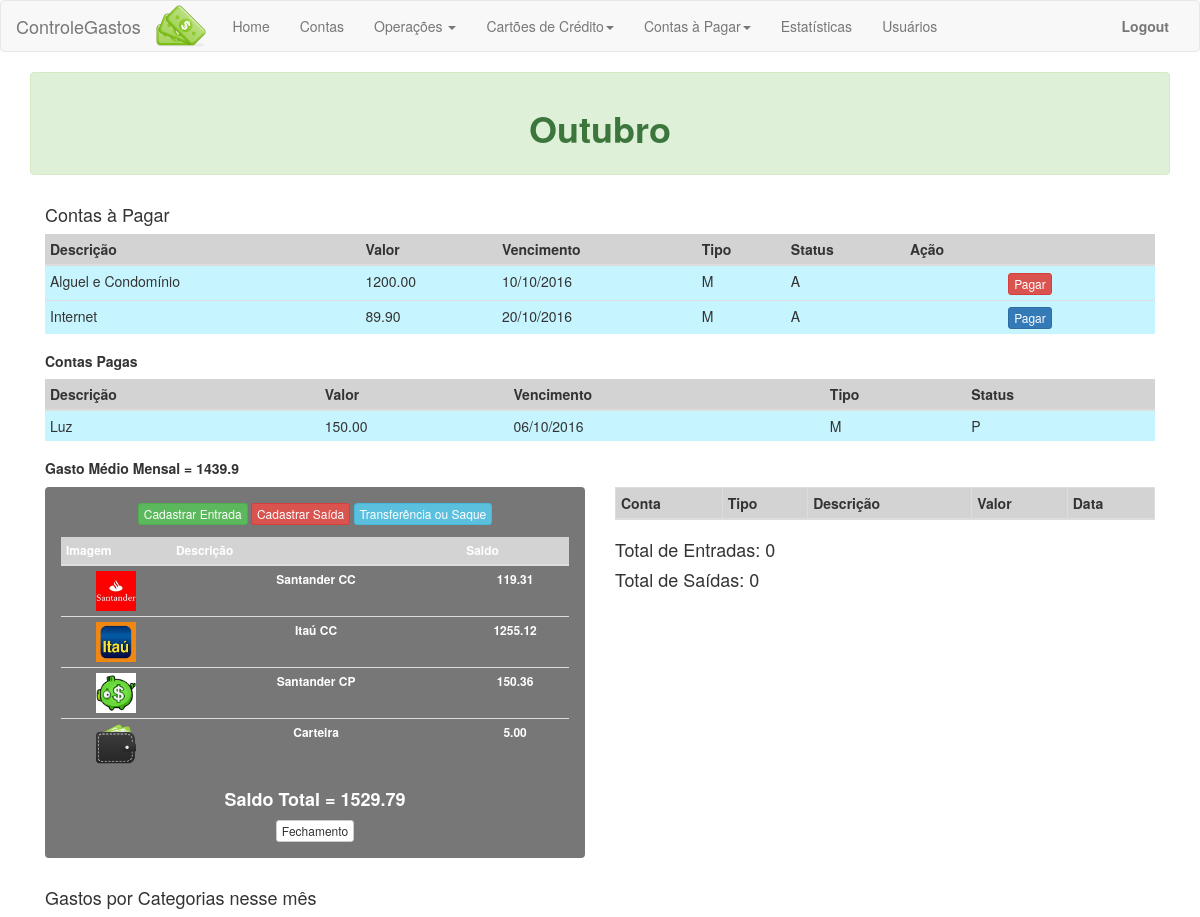
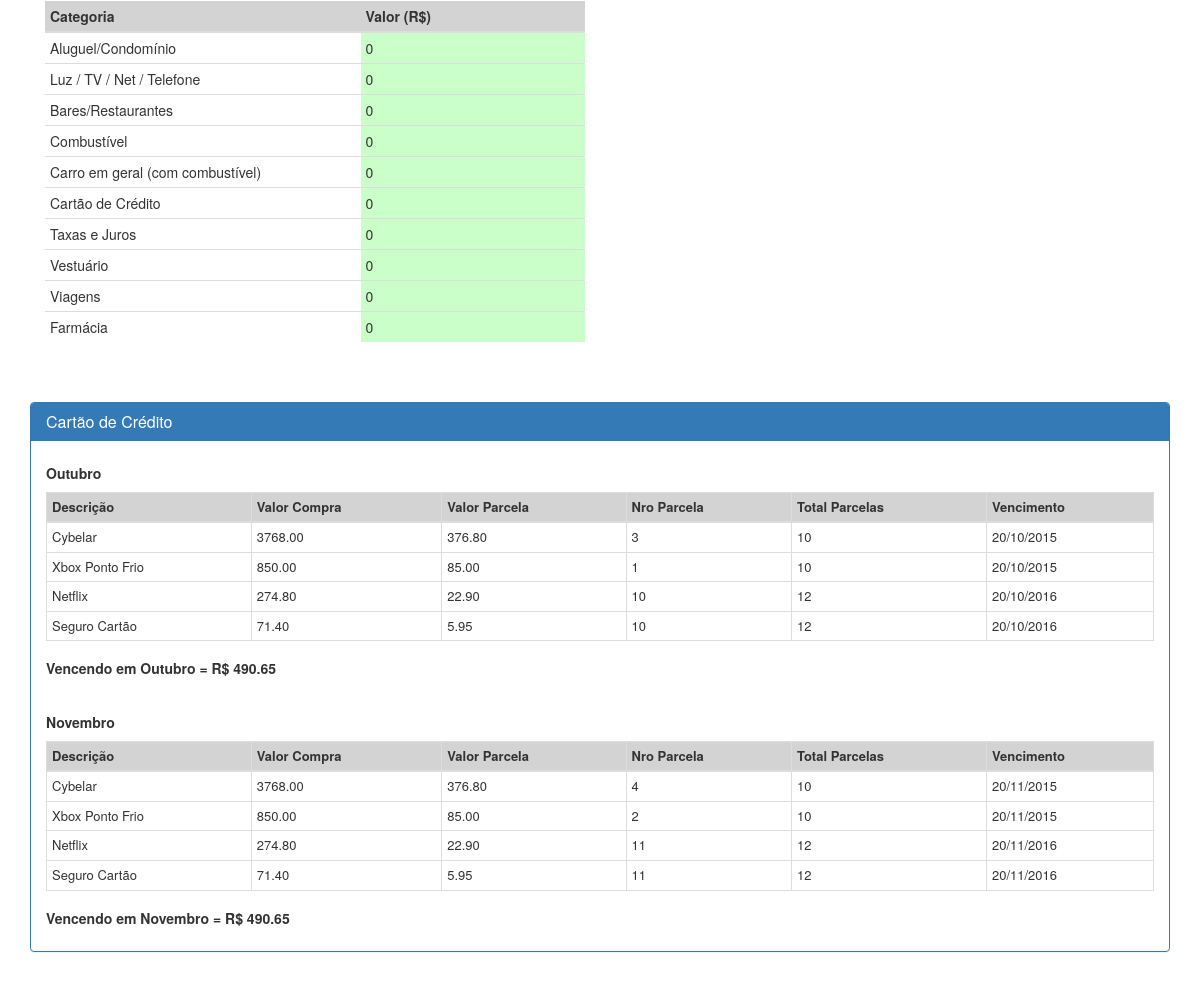
Screenshot of /index/index.php (signed in) with the database file from the repository (2 pictures, top to bottom).
### tables this page shows
CREATE TABLE IF NOT EXISTS `contas_a_pagar` (
  `idContaPagar` int(11) NOT NULL AUTO_INCREMENT,
  `descricao` varchar(100) NOT NULL,
  `valor` decimal(10,2) NOT NULL,
  `dataVencimento` date NOT NULL,
  `tipo` char(1) NOT NULL,
  `statusPgto` char(1) NOT NULL,
  PRIMARY KEY (`idContaPagar`)
);

CREATE TABLE IF NOT EXISTS `contas` (
  `idConta` int(11) NOT NULL AUTO_INCREMENT,
  `foto` varchar(100) NOT NULL,
  `descricao` varchar(100) NOT NULL,
  `saldo` decimal(10,2) NOT NULL,
  PRIMARY KEY (`idConta`)
);

CREATE TABLE IF NOT EXISTS `compras_cartao` (
  `idCompraCartao` int(11) NOT NULL AUTO_INCREMENT,
  `idCartao` int(11) NOT NULL,
  `idCategoria` int(11) NOT NULL,
  `descricao` varchar(100) NOT NULL,
  `valorTotal` decimal(10,2) NOT NULL,
  `parceladoEm` int(11) NOT NULL,
  `dataCompra` date NOT NULL,
  `nrodaParcela` int(11) NOT NULL,
  `valorParcela` decimal(10,2) NOT NULL,
  `vencParcela` date NOT NULL,
  PRIMARY KEY (`idCompraCartao`)
);

### util/mes_toString.php (called while the page is built)
<?php
function mes_toString($numero){
    if($numero==1){
        return 'Janeiro';
    }elseif ($numero==2) {
        return 'Fevereiro';
    }elseif ($numero==3) {
        return 'Março';
    }elseif ($numero==4) {
        return 'Abril';
    }elseif ($numero==5) {
        return 'Maio';
    }elseif ($numero==6) {
        return 'Junho';
    }elseif ($numero==7) {
        return 'Julho';
    }elseif ($numero==8) {
        return 'Agosto';
    }elseif ($numero==9) {
        return 'Setembro';
    }elseif ($numero==10) {
        return 'Outubro';
    }elseif ($numero==11) {
        return 'Novembro';
    }elseif ($numero==12) {
        return 'Dezembro';
    }else{
        echo 'Nenhum valor de mês retornado! em util/mes_toString';
    }
}
?>

### index/index.php (the view, shortened to what this page needs)
<?php
$datacorrente = date('Y-m-d');
$nroMescorrente = date('m');
include '../util/mes_toString.php';
$mescorrente = mes_toString($nroMescorrente);
?>
<!DOCTYPE html>
<html>
    <head>
        <link   href="../css/bootstrap.min.css" rel="stylesheet">
    </head>
    <?php include ('../layout/header.php'); ?>
    <body>
        <div class="container">
            <div align="center" class="alert alert-success"><h1><b><?php echo $mescorrente; ?></b></h1></div>
            <div class="container-fluid">
                <h4>Contas à Pagar</h4>
            <div>
                <table class="table table-condensed">
                  <thead bgcolor="#D3D3D3">
                    <tr>
                      <th>Descrição</th>
                      <th>Valor</th>
                      <th>Vencimento</th>
                      <th>Tipo</th>
                      <th>Status</th>
                      <th>Ação</th>
                    </tr>
                  </thead>
                  <tbody>
                   <?php
                   $totalMensalNP = 0;
                   $pdo_index = Database::connect();
                   $prepara = $pdo_index->prepare('SELECT * FROM contas_a_pagar where statusPgto="A" AND (MONTH(dataVencimento) = ? OR dataVencimento < ?) order by dataVencimento;');
                   $prepara->execute(array($nroMescorrente, $datacorrente));
                   while ( $row = $prepara->fetch()) {
                       if ($row['tipo']=='M'){echo "<tr bgcolor='#C7F5FF'>";
                       }else{echo "<tr bgcolor='#FDFFC7'>";}
                       echo '<td>'. $row['descricao'] . '</td>';
                       echo '<td>'. $row['valor'] . '</td>';
                       $totalMensalNP = $totalMensalNP + $row['valor'];
                       echo '<td>'. date("d/m/Y", strtotime($row['dataVencimento'])) . '</td>';
                       echo '<td>'. $row['tipo'] . '</td>';
                       echo '<td>'. $row['statusPgto'] . '</td>';
                       if($row['dataVencimento'] <= $datacorrente){
                            echo '<td width=250 align="center">';
                       echo '<a id="actionbtn" class="btn btn-danger btn-xs" href="../contas_pagar/pagar.php?id='.$row['idContaPagar'].'">Pagar</a>';
                       echo '</td>';
                       }else{
                            echo '<td width=250 align="center">';
                       echo '<a id="actionbtn" class="btn btn-primary btn-xs" href="../contas_pagar/pagar.php?id='.$row['idContaPagar'].'">Pagar</a>';
                       echo '</td>';
                       }
                       echo '</tr>';
                   }
                  ?>
                  </tbody>
            </table>
            <h5><b>Contas Pagas</b></h5>
            <table class="table table-condensed">
                  <thead bgcolor="#D3D3D3">
                    <tr>
                      <th>Descrição</th>
                      <th>Valor</th>
                      <th>Vencimento</th>
                      <th>Tipo</th>
                      <th>Status</th>
                    </tr>
                  </thead>
                  <tbody>
                   <?php
                   $totalMensalPG = 0;
                   $pdo_index = Database::connect();
                   $prepara = $pdo_index->prepare('SELECT * FROM contas_a_pagar where statusPgto="P" AND MONTH(dataVencimento) = ? order by dataVencimento;');
                   $prepara->execute(array($nroMescorrente));
                   while ( $row = $prepara->fetch()) {
                        if ($row['tipo']=='M'){echo "<tr bgcolor='#C7F5FF'>";
                        }else{echo "<tr bgcolor='#FDFFC7'>";}
                        echo '<td>'. $row['descricao'] . '</td>';
                        echo '<td>'. $row['valor'] . '</td>';
                        $totalMensalPG = $totalMensalPG + $row['valor'];
                        echo '<td>'. date("d/m/Y", strtotime($row['dataVencimento'])) . '</td>';
                        echo '<td>'. $row['tipo'] . '</td>';
                        echo '<td>'. $row['statusPgto'] . '</td>';
                        echo '</tr>';
                   }
                  ?>
                  </tbody>
            </table>
            <h5><b>Gasto Médio Mensal =
                    <?php echo $totalMensal=$totalMensalNP+$totalMensalPG; ?></b></h5>
            </div>
            </div>
        </div>
            <div class="container">
            <div class="container col-lg-6">
            <div class="alert badge" class="col-md-2">
                <div align='center'>
                    <a class="btn btn-success btn-xs" href="../operacao/entrada.php">Cadastrar Entrada</a>
                    <a class="btn btn-danger btn-xs" href="../operacao/saida.php">Cadastrar Saída</a>
                    <a class="btn btn-info btn-xs" href="../operacao/transferencia.php">Transferência ou Saque</a>
                    </div><br/>
            <table class="table table-condensed">
                  <thead bgcolor="#D3D3D3">
                    <tr>
                      <th class="col-md-1">Imagem</th>
                      <th class="col-md-3">Descrição</th>
                      <th class="col-md-1">Saldo</th>
                    </tr>
                  </thead>
                  <tbody>
                   <?php
                   $saldoTotal = 0;
                   $pdo_index = Database::connect();
                   $prepara = $pdo_index->prepare('SELECT * FROM contas');
                   $prepara->execute();
                   while ( $row = $prepara->fetch()) {
                       echo '<tr>';
                       echo "<td><img height='40' width='40' src="
                                ."'".$row['foto']."'"
                               ."\></td>";
                       echo '<td>'. $row['descricao'] . '</td>';
                       echo '<td><b>'. $row['saldo'] . '</b></td>';
                       $saldoTotal = $saldoTotal + $row['saldo'];
                        echo '</tr>';
                   }
                  ?>
                  </tbody>
            </table>
                <h4><b>Saldo Total =
                    <?php if($saldoTotal<0){
                        echo '<font color="#FF9090">'.$saldoTotal.'</font>';
                    }else{echo $saldoTotal;}
                ?></b></h4><a class="btn btn-default btn-xs" href="../conta/fechamento.php">Fechamento</a>
            </div>
            <br/>
            <?php include '../categoria/estatistica_tabela.php'; ?>
            </div>
            <div class="container col-lg-6">
                <div>
                <table class="table table-bordered table-condensed">
                  <thead bgcolor="#D3D3D3">
                    <tr>
                      <th>Conta</th>
                      <th>Tipo</th>
                      <th>Descrição</th>
                      <th>Valor</th>
                      <th>Data</th>
                    </tr>
                  </thead>
                   <?php
                   $totalEntradas = 0;
                   $totalSaidas = 0;
                  ?>
            </table>
                    <h4>Total de Entradas: <?php echo $totalEntradas; ?></h4>
                    <h4>Total de Saídas: <?php echo $totalSaidas; ?></h4>
            </div>
            </div>
            </div>
        <br/><br/>
        <font size=2px>
            <div class="container">
            <div class="panel panel-primary">
                <div class="panel-heading"><h4 class="panel-title">Cartão de Crédito</h4></div>
                <div class="panel-body">
                <h5><b><?php echo $mescorrente ?></b></h5>
                <table class="table table-bordered table-hover table-condensed">
                  <thead bgcolor="#D3D3D3">
                    <tr>
                      <th>Descrição</th>
                      <th>Valor Compra</th>
                      <th>Valor Parcela</th>
                      <th>Nro Parcela</th>
                      <th>Total Parcelas</th>
                      <th>Vencimento</th>
                    </tr>
                  </thead>
                  <tbody>
                   <?php
                   $totalCompras = 0;
                   $pdo_index = Database::connect();
                   $prepara = $pdo_index->prepare('SELECT * FROM compras_cartao where MONTH(vencParcela) = ?');
                   $prepara->execute(array($nroMescorrente));
                   while ( $row = $prepara->fetch()) {
                       echo '<tr>';
                       echo '<td>'. $row['descricao'] . '</td>';
                       echo '<td>'. $row['valorTotal'] . '</td>';
                       echo '<td>'. $row['valorParcela'] . '</td>';
                       $totalCompras = $totalCompras + $row['valorParcela'];
                       echo '<td>'. $row['nrodaParcela'] . '</td>';
                       echo '<td>'. $row['parceladoEm'] . '</td>';
                       echo '<td>'. date("d/m/Y", strtotime($row['vencParcela'])) . '</td>';
                       echo '</tr>';
                   }
                  ?>
                  </tbody>
            </table>
                <h5><b>Vencendo em <?php echo $mescorrente ?> = R$
                    <?php echo $totalCompras ?></b></h5>
                <br/>
            <?php
            $mesSeguinte = $nroMescorrente + 1;
            $mesSeguinte_string = mes_toString($mesSeguinte);
            ?>
            <h5><b><?php echo $mesSeguinte_string ?></b></h5>
            <div>
                <table class="table table-bordered table-hover table-condensed">
                  <thead bgcolor="#D3D3D3">
                    <tr>
                      <th>Descrição</th>
                      <th>Valor Compra</th>
                      <th>Valor Parcela</th>
                      <th>Nro Parcela</th>
                      <th>Total Parcelas</th>
                      <th>Vencimento</th>
                    </tr>
                  </thead>
                  <tbody>
                   <?php
                   $totalCompras2 = 0;
                   $pdo_index = Database::connect();
                   $prepara = $pdo_index->prepare('SELECT * FROM compras_cartao where MONTH(vencParcela) = ?');
                   $prepara->execute(array($mesSeguinte));
                   while ( $row = $prepara->fetch()) {
                       echo '<tr>';
                       echo '<td>'. $row['descricao'] . '</td>';
                       echo '<td>'. $row['valorTotal'] . '</td>';
                       echo '<td>'. $row['valorParcela'] . '</td>';
                       $totalCompras2 = $totalCompras2 + $row['valorParcela'];
                       echo '<td>'. $row['nrodaParcela'] . '</td>';
                       echo '<td>'. $row['parceladoEm'] . '</td>';
                       echo '<td>'. date("d/m/Y", strtotime($row['vencParcela'])) . '</td>';
                       echo '</tr>';
                   }
                  ?>
                  </tbody>
            </table>
                <h5><b>Vencendo em <?php echo $mesSeguinte_string ?> = R$
                    <?php echo $totalCompras2 ?></b></h5>
            </div>
            </div>
            </div>
        </div></font>
        <br/>
    </body>
</html>

### rows the page displays
contas_a_pagar: descricao "Alguel e Condomínio", valor "1200.00", dataVencimento "10/10/2016", tipo "M", statusPgto "A"
contas_a_pagar: descricao "Internet", valor "89.90", dataVencimento "20/10/2016", tipo "M", statusPgto "A"
contas_a_pagar: descricao "Luz", valor "150.00", dataVencimento "06/10/2016", tipo "M", statusPgto "P"
contas: foto (picture), descricao "Santander CC", saldo "119.31"
contas: foto (picture), descricao "Itaú CC", saldo "1255.12"
contas: foto (picture), descricao "Santander CP", saldo "150.36"
contas: foto (picture), descricao "Carteira", saldo "5.00"
compras_cartao: descricao "Cybelar", valorTotal "3768.00", valorParcela "376.80", nrodaParcela "3", parceladoEm "10", vencParcela "20/10/2015"
compras_cartao: descricao "Xbox Ponto Frio", valorTotal "850.00", valorParcela "85.00", nrodaParcela "1", parceladoEm "10", vencParcela "20/10/2015"
compras_cartao: descricao "Netflix", valorTotal "274.80", valorParcela "22.90", nrodaParcela "10", parceladoEm "12", vencParcela "20/10/2016"
compras_cartao: descricao "Seguro Cartão", valorTotal "71.40", valorParcela "5.95", nrodaParcela "10", parceladoEm "12", vencParcela "20/10/2016"
compras_cartao: descricao "Cybelar", valorTotal "3768.00", valorParcela "376.80", nrodaParcela "4", parceladoEm "10", vencParcela "20/11/2015"
compras_cartao: descricao "Xbox Ponto Frio", valorTotal "850.00", valorParcela "85.00", nrodaParcela "2", parceladoEm "10", vencParcela "20/11/2015"
compras_cartao: descricao "Netflix", valorTotal "274.80", valorParcela "22.90", nrodaParcela "11", parceladoEm "12", vencParcela "20/11/2016"
compras_cartao: descricao "Seguro Cartão", valorTotal "71.40", valorParcela "5.95", nrodaParcela "11", parceladoEm "12", vencParcela "20/11/2016"

### other values shown
$mescorrente "Outubro"
$totalMensal=$totalMensalNP+$totalMensalPG "1439.9"
$saldoTotal "1529.79"
$aluguel_cond "0"
$luz_tv_net_tel "0"
$bar_restaurantes "0"
$combustivel "0"
$carroGeral "0"
$cartaoCredito "0"
$taxasJuros "0"
$vestuario "0"
$viagens "0"
$farmacia "0"
$totalEntradas "0"
$totalSaidas "0"
